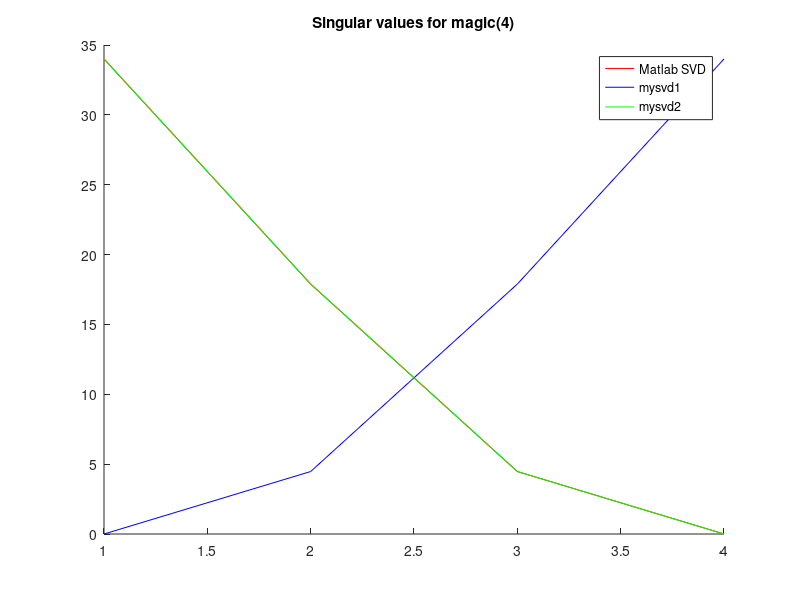
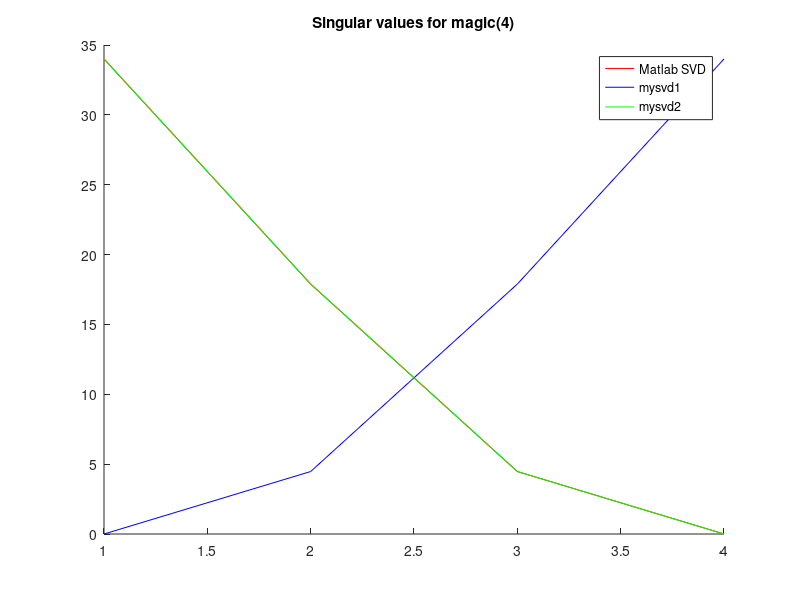
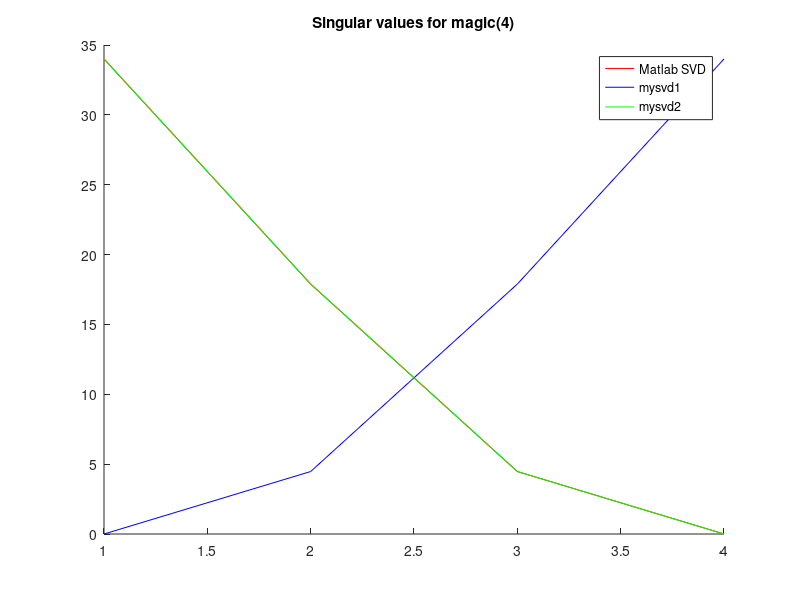
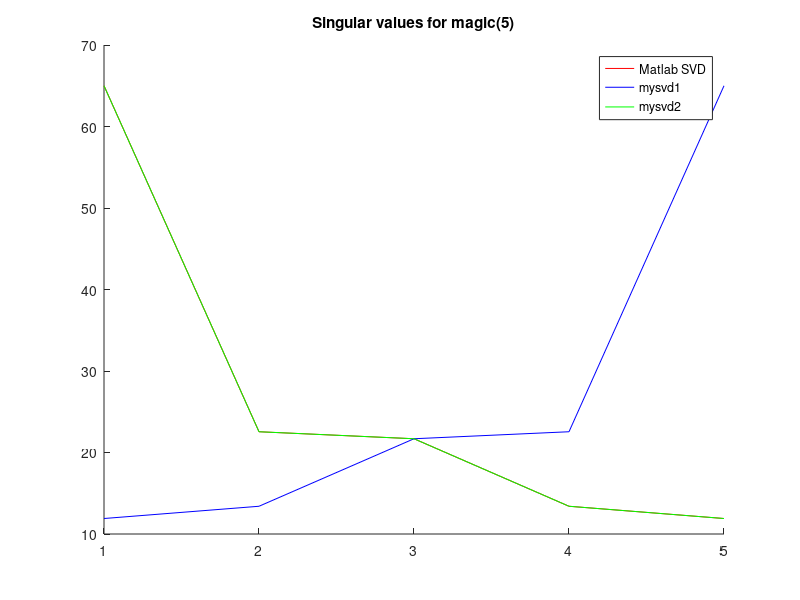

Here is the MATLAB script that generated these plots, in order:
function q1
	for i = 1:4
		if i == 1
			N = 4:6;
			fun = @magic;
			name = '%s magic(%d)';
		elseif i == 2
			N = 4:12;
			fun = @hilb;
			name = '%s hilb(%d)';
		elseif i == 3
			N = 8:2:12;
			fun = @f1;
			name = '%s gallery( `frank`, %d)';
		else
				
		end

		normU = zeros(3, length(N));
		normV = zeros(3, length(N));
		normA = zeros(3, length(N));

		for j = 1:length(N)
			n = N(j);
			A = fun(n);
			[U, S, V] = svd(A);
			[U(:, :, 2), S(:, :, 2), V(:, :, 2)] = mysvd1(A);
			[U(:, :, 3), S(:, :, 3), V(:, :, 3)] = mysvd2(A);

			for ii = 1:3
				normU(ii, j) = norm(U(:,:,ii)'*U(:,:,ii) - eye(size(A, 1)));
				normV(ii, j) = norm(V(:,:,ii)'*V(:,:,ii) - eye(size(A, 2)));
				normA(ii, j) = norm(A*V(:,:,ii) - U(:,:,ii)*S(:,:,ii));

				figure; hold on;
				plot(1:n, diag(S(:,:,1)), 'r');
				plot(1:n, diag(S(:,:,2)), 'b');
				plot(1:n, diag(S(:,:,3)), 'g');
				title(sprintf(name, 'Singular values for', n));
				legend('Matlab SVD', 'mysvd1', 'mysvd2');
				hold off; 
			end
		end

		figure; hold on;
		plot(1:length(N), normU, 'r');
		plot(1:length(N), normV, 'b');
		plot(1:length(N), normA, 'g');
		title(sprintf(name, 'Error 2-norm values for', '1'));
		legend('Matlab SVD', 'mysvd1', 'mysvd2');
		hold off; 
		

	end
end

function [U, S, V] = mysvd1(A)
% [U, S, V] = mysvd1(A) produces a diagonal matrix S of singular
% values of nonsingular matrix A and two unitary matrices U and V
% whose columns are the corresponding left and right singular
% vectors so that A * V = U * S.
	[V, D] = eig(A'*A);
	S = sqrt(D);
	U = A*V*S^(-1);
end

function [U, S, V] = mysvd2(A)
% [U, S, V] = mysvd2(A) produces a diagonal matrix S of singular
% values of nonsingular matrix A and two unitary matrices U and V
% whose columns are the corresponding left and right singular
% vectors so that A * V = U * S.
	[V, D, temp] = svd(A'*A);
	r = rank(A);
	V1 = V(:, 1:r);
	S = sqrt(D);
	Sr = S(1:r, 1:r);

	[Z, D] = eig(A*A');
	U2 = Z(:, r+1:end);
	U1 = A* V1* Sr^(-1);

	U = [U1, U2];
	S = zeros(size(A));
	S(1:r, 1:r) = Sr;
end

function [A] = f1(n)
	A = gallery('frank', n);
end
